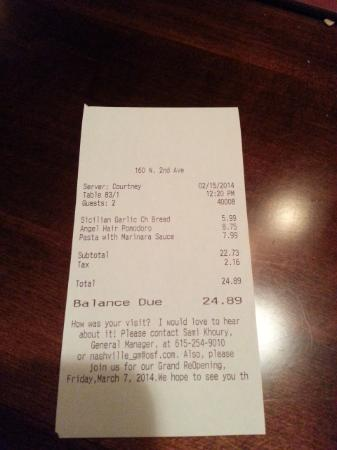
#> input picture Receipt.jpg, 337 x 450 px
$ python -i DocumentDetection.py   (imports and definitions only)
#> lines starting #> are read from the running program, lines starting #| are printed output that depends on the picture; after the words box and inside, x2 and y2 are one past the last pixel; in counts of white or black regions, pixels touching at a corner belong together
#> further down, picture is the input picture: shape (450, 337, 3); mean B, G, R 84.6, 94, 115
import cv2
import imutils
import numpy as np
def resize_color_cvt(image):
    ReSizeImage=imutils.resize(image,height=500)
    ReSizeImage = cv2.GaussianBlur(ReSizeImage, (1,1),0)
    gray=cv2.cvtColor(ReSizeImage,cv2.COLOR_BGR2GRAY)
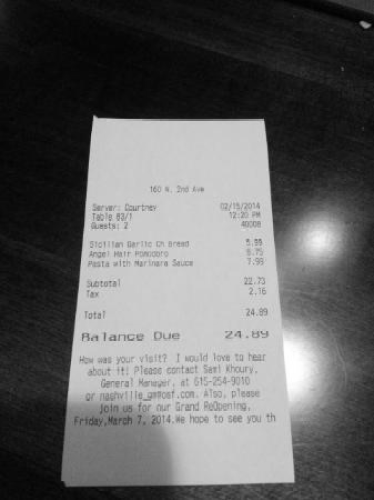
#> gray: shape (500, 374); min 1, max 255, mean 99.1
    return gray

def edge_detection(image):
    ProcessedImage=resize_color_cvt(image)
    image=imutils.resize(image,height=500)
    edge=cv2.Canny(ProcessedImage,75,200)
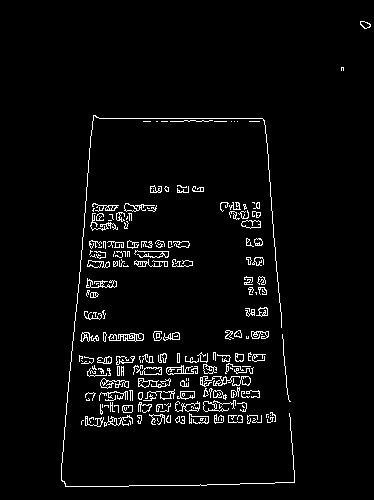
#> edge: shape (500, 374); 3.7% white in thin lines or dots, all inside (x1, y1, x2, y2) = (61, 21, 371, 487)
    kernel = np.ones((20, 20), np.uint8)


    edge=cv2.morphologyEx(edge,cv2.MORPH_CLOSE,kernel)
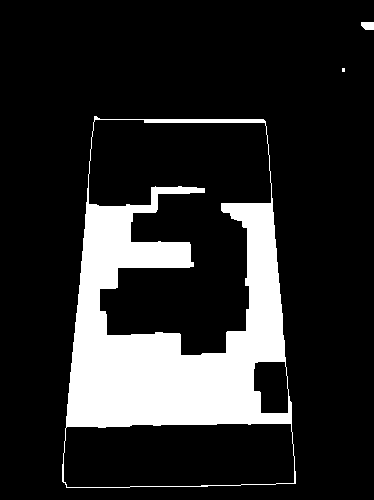
#> edge: shape (500, 374); 16.3% white; 3 white regions (1 under 20 px)
    contours=cv2.findContours(edge.copy(),cv2.RETR_EXTERNAL,cv2.CHAIN_APPROX_SIMPLE)
#> contours = 3 contours, 1 with area under 20; largest, box (x1, y1, x2, y2) and area: (62, 116, 296, 488) 74494, (361, 22, 374, 30) 76
    contours=imutils.grab_contours(contours)


    contours=sorted(contours,key=cv2.contourArea,reverse=True)
    for c in contours:
        # approximate the contour
        peri = cv2.arcLength(c, True)
        approx = cv2.approxPolyDP(c, 0.02 * peri, True)
        # if our approximated contour has four points, then we
        # can assume that we have found our screen
        if len(approx) == 4:
            contoured = approx
            break
#> this loop made 1 pass
#> (peri, contoured) on pass 1: (1164.7, [[94, 116], [62, 481], [295, 483], [265, 121]])

    cv2.drawContours(image,[contoured],-1,(0,255,0),2)
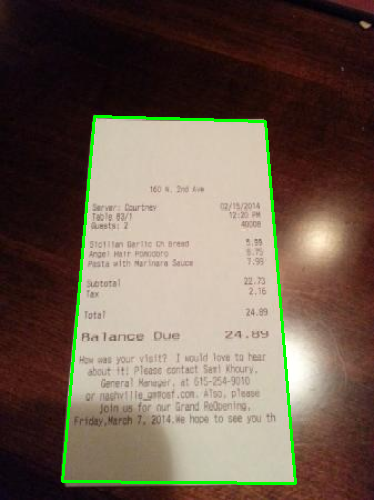
#> image: shape (500, 374, 3); mean B, G, R 82.2, 96, 112.1
    cv2.imshow("Edged",image)
    cv2.waitKey(0)
    return image,contoured


def DocumentExtract(image):
    Image,EdgePoint=edge_detection(image)
    return Image,EdgePoint.reshape(4,2)

>>> import cv2
>>> picture = cv2.imread('../../Receipt.jpg')
>>> result = edge_detection(picture)
